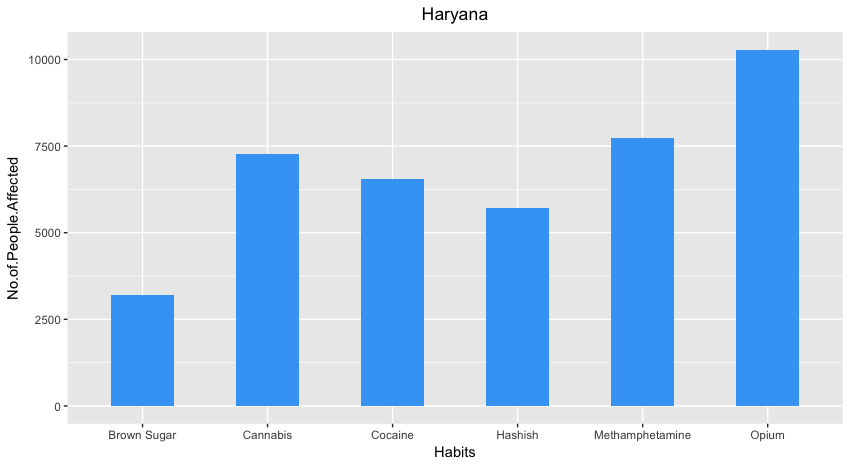

This figure's R source:
#Bar Graph for Disease Vs Number of People Affected
library(ggplot2)
graphone<-read.csv("habits_Haryana.csv",TRUE,",")
class(graphone)
ggplot(data=graphone, aes(x=Habits, y=No.of.People.Affected)) + geom_bar(stat="identity",width = 0.5,fill = "#42A5F5")+ggtitle("Haryana") +
  theme(plot.title = element_text(hjust = 0.5))
